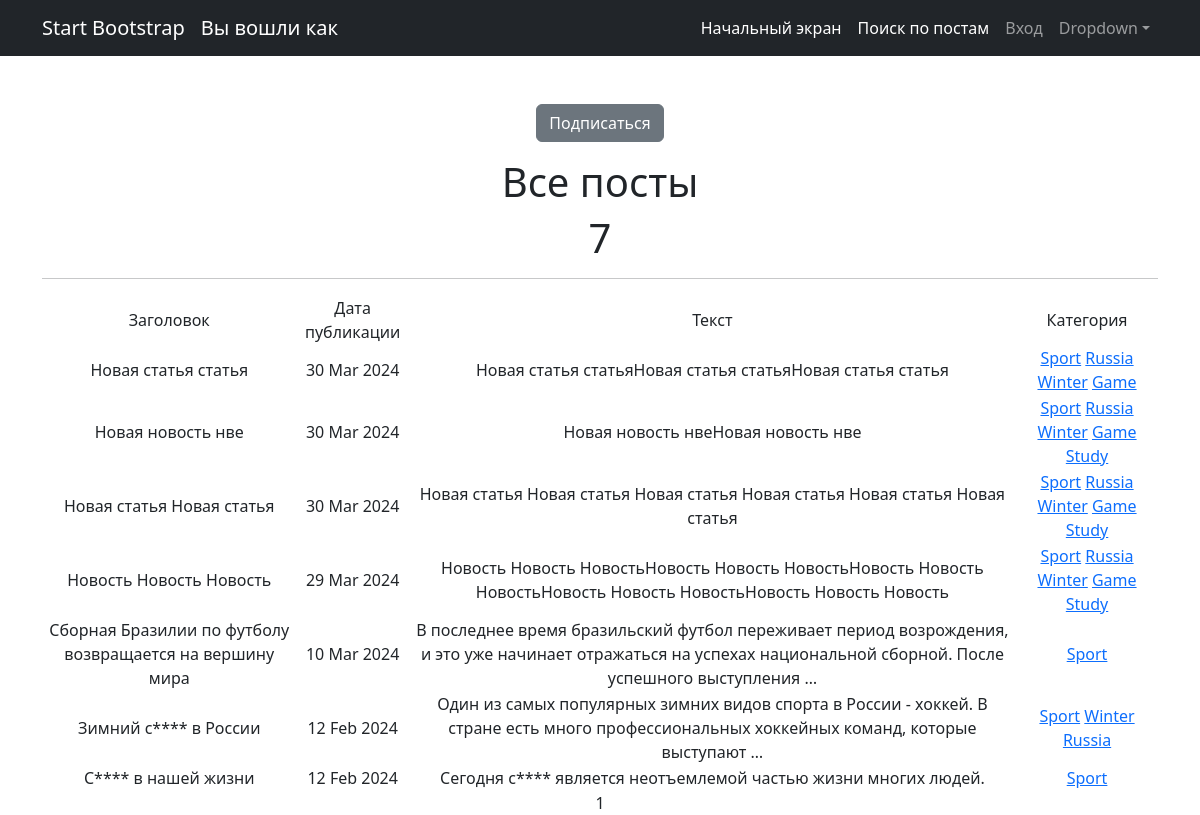
The app's page /posts/categories/1/ with its own data.
### news/models.py (models this page shows, shortened)
class Post(models.Model):
    news = "N"
    article = "A"
    POSITIONS = [(news, "Новость"), (article, "Статья")]
    author = models.ForeignKey(Author, on_delete= models.CASCADE)
    choice_field = models.CharField(max_length= 1, choices=POSITIONS, default=article)
    data_in = models.DateTimeField(auto_now_add=True)
    category = models.ManyToManyField(Category, through="PostCategory")
    title = models.CharField(max_length=255)
    text = models.CharField(max_length=3000)
    rating = models.IntegerField(default=0)

class Category(models.Model):
    category = models.TextField(unique=True)
    subscriber = models.ManyToManyField(User, blank= True, null=True, related_name="categories")
    def __str__(self):
        return f'{self.category.title()}'

### news/views.py (the view)
# urls.py: path('categories/<int:pk>/', CategoriesPostList.as_view(), name='Category_list'),
class CategoriesPostList(PostsList):
    model = Post
    template_name = "category_list.html"
    context_object_name = "category_news_list"
    def get_queryset(self):
        self.category = get_object_or_404(Category, id = self.kwargs['pk'])
        queryset = Post.objects.filter(category=self.category).order_by('-data_in')
        return queryset
    def get_context_data(self, **kwargs):
        context = super().get_context_data(**kwargs)
        context['is_not_subscribers'] = self.request.user not in self.category.subscriber.all()
        context['category'] = self.category
        return context

### news/views.py (called while the page is built)
    def get_context_data(self, **kwargs):
        context = super().get_context_data(**kwargs)
        context['is_not_authors'] = not self.request.user.groups.filter(name = 'authors').exists()
        return context

### templates/category_list.html (shortened to what this page needs)
{% extends 'flatpages/default.html' %}
{% load censor_filters %}
{% block content %}
    {% if is_not_subscribers %}
        <p class="text-cetner"><a href="{% url 'Subscribe' category.id %}" class="btn btn-secondary btm-sm">Подписаться</a></p>
    {% endif %}
    <h1>Все посты</h1>
    <h1>{{ category_news_list|length }}</h1>
    <hr>
    {% if category_news_list %}
        <table>
            <tr>
                <td>Заголовок</td>
                <td>Дата публикации</td>
                <td>Текст</td>
                <td>Категория</td>
            </tr>
            {% for post in category_news_list %}
            <tr>
                <td>{{ post.title|censeroid }}</td>
                <td>{{ post.data_in|date:'d M Y' }}</td>
                <td>{{ post.text|truncatewords:20|censeroid}}</td>
                <td>{% for category in post.category.all %}
                    <a href="{% url 'Category_list' category.id %}">{{ category }}</a>
                    {% endfor %}
                </td>
            </tr>
            {% endfor %}
        </table>
    {% else %}
        <h2>Постов и новостей нет!</h2>
    {% endif %}
    {{ page_obj.number }}
{% endblock content %}

### records on screen
Post: title|censeroid "Новая статья статья", data_in "30 Mar 2024", text|censeroid "Новая статья статьяНовая статья статьяНовая статья статья"
Category: category "Sport"
Category: category "Russia"
Category: category "Winter"
Category: category "Game"
Post: title|censeroid "Новая новость нве", data_in "30 Mar 2024", text|censeroid "Новая новость нвеНовая новость нве"
Category: category "Study"
Post: title|censeroid "Новая статья Новая статья", data_in "30 Mar 2024", text|censeroid "Новая статья Новая статья Новая статья Новая статья Новая статья Новая статья"
Post: title|censeroid "Новость Новость Новость", data_in "29 Mar 2024", text|censeroid "Новость Новость НовостьНовость Новость НовостьНовость Новость НовостьНовость Новость НовостьНовость Новость Новость"
Post: title|censeroid "Сборная Бразилии по футболу возвращается на вершину мира", data_in "10 Mar 2024", text|censeroid "В последнее время бразильский футбол переживает период возрождения, и это уже начинает отражаться на успехах национальной сборной. После успешного выступления …"
Post: title|censeroid "Зимний с**** в России", data_in "12 Feb 2024", text|censeroid "Один из самых популярных зимних видов спорта в России - хоккей. В стране есть много профессиональных хоккейных команд, которые выступают …"
Post: title|censeroid "С**** в нашей жизни", data_in "12 Feb 2024", text|censeroid "Сегодня с**** является неотъемлемой частью жизни многих людей."

### other values on screen
{{ category_news_list|length }} "7"
{{ page_obj.number }} "1"
